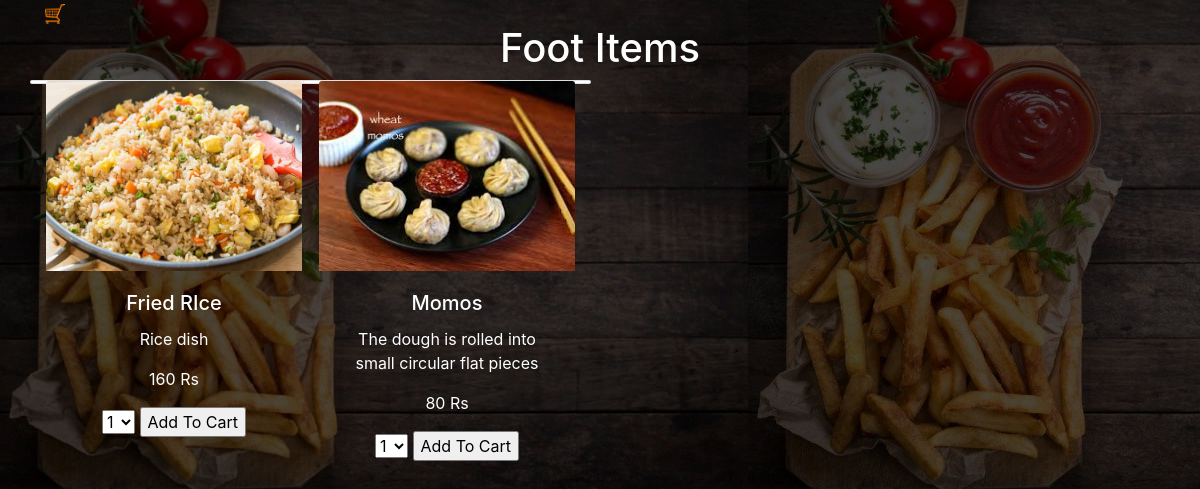
Page /showfood/1 on the committed database.
### tables this page shows
CREATE TABLE "food_item" (
	`item_no`	int,
	`item_name`	varchar ( 20 ),
	`item_price`	int,
	`item_descr`	INTEGER,
	`item_image`	TEXT,
	`cat_id`	INTEGER,
	`cat_veg`	TEXT,
	PRIMARY KEY(`item_no`)
);

### app.py (the view)
@app.route('/showfood/<cat_id>')
def showfood(cat_id):
        database = "food.db"
        conn = sqlite3.connect(database)
        cur = conn.cursor()
        records = cur.execute("select * from food_item where cat_id="+cat_id)
        food = records.fetchall()
        return render_template("showFood.html",food=food)

### templates/showFood.html (shortened to what this page needs)
<!doctype html>
<html lang="en">
  <head>
    <link rel="stylesheet" href="https://stackpath.bootstrapcdn.com/bootstrap/4.1.3/css/bootstrap.min.css">
  </head>
  <body>
  <div class="container">
      <a href="/showallcartitems"><img src="/static/images/cart.png" alt="" width="20px" height="20px"></a>
      <h1 class="text-center">Foot Items</h1>
    {% for f in food %}
     <form method="POST" action="/addtocart">
    <div class="row">
            <div class="card text-center " style="width: 18rem;">
                <div class="col">
                <img class="card-img-top" src="/static/images/{{f[4]}}" alt="Card image cap" height="190">
                <div class="card-body">
                  <h5 class="card-title">{{f[1]}}</h5>
                  <p class="card-text">{{f[3]}}</p>
                  <p class="card-text">{{f[2]}} Rs</p>
                  <select name="qty">
                       <option>1</option>
                      </select>
                 <input type="submit" value="Add To Cart"/>
                </div>
              </div>
         <div class="row">
                <div class="col">
              </div>
        </div>
      </div>
    </form>
        {% endfor %}
  </div>
  </body>
</html>

### templates/showFood.html (style rules this page uses)
body { color: white; background-image:linear-gradient(rgba(0,0,0,0.7),rgba(0,0,0,0.7)), url(/static/images/tomato.jpg); }

### rows in the picture
food_item: item_image (picture), item_name "Fried RIce", item_descr "Rice dish", item_price "160"
food_item: item_image (picture), item_name "Momos", item_descr "The dough is rolled into small circular flat pieces", item_price "80"
